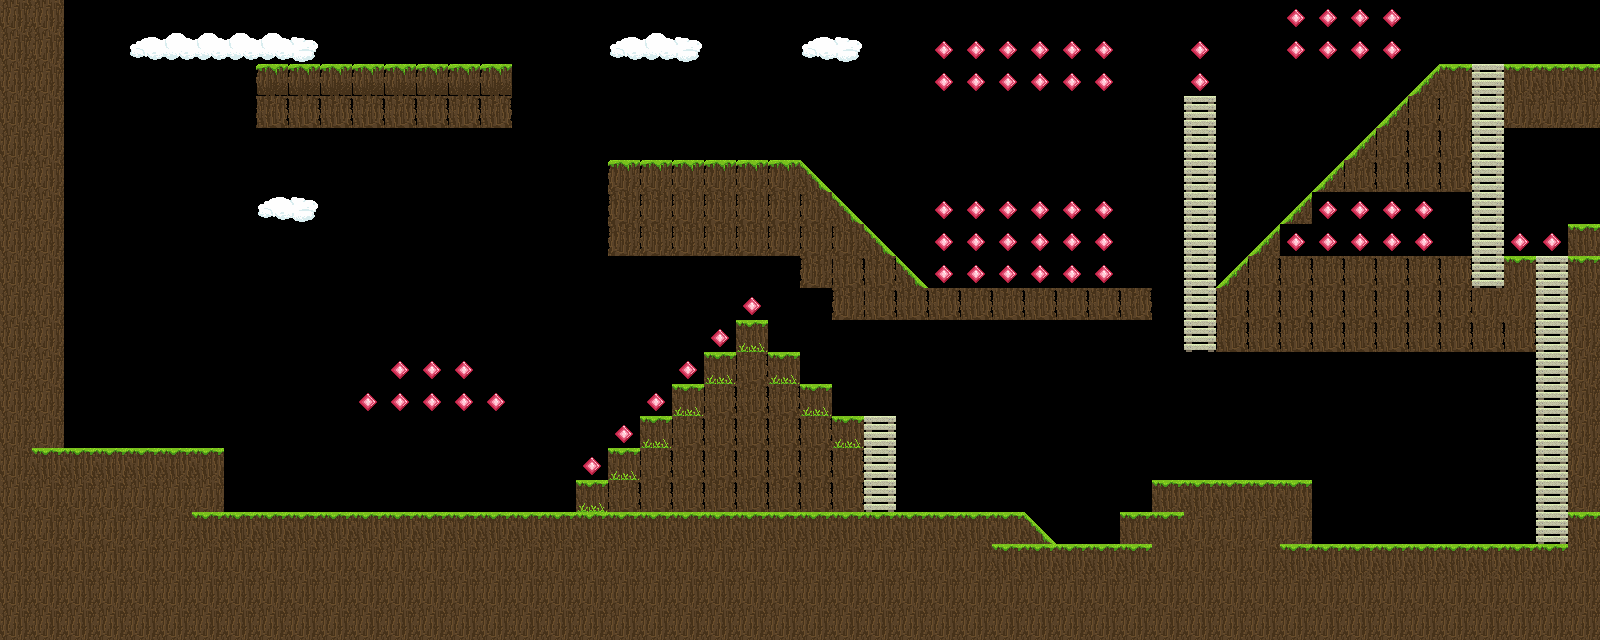

This game map was drawn from its Tiled (.tmx) file and the tilesets committed beside it. A one-line description and the trimmed map source follow:
An orthogonal 50x20 tile map with 32x32 px tiles, 1 tile layer (terreno).

<map version="1.0" tiledversion="2017.07.26" orientation="orthogonal" renderorder="right-down" width="50" height="20" tilewidth="32" tileheight="32" nextobjectid="1">
 <tileset firstgid="1" name="tiles_32x32" tilewidth="32" tileheight="32" tilecount="64" columns="8">
  <image source="tiles_32x32.png" width="256" height="256" />
 </tileset>
 <layer name="terreno" width="50" height="20">
  <data>[1000 cells, 489 non-empty, 15 distinct tile ids]</data>
 </layer>
</map>
